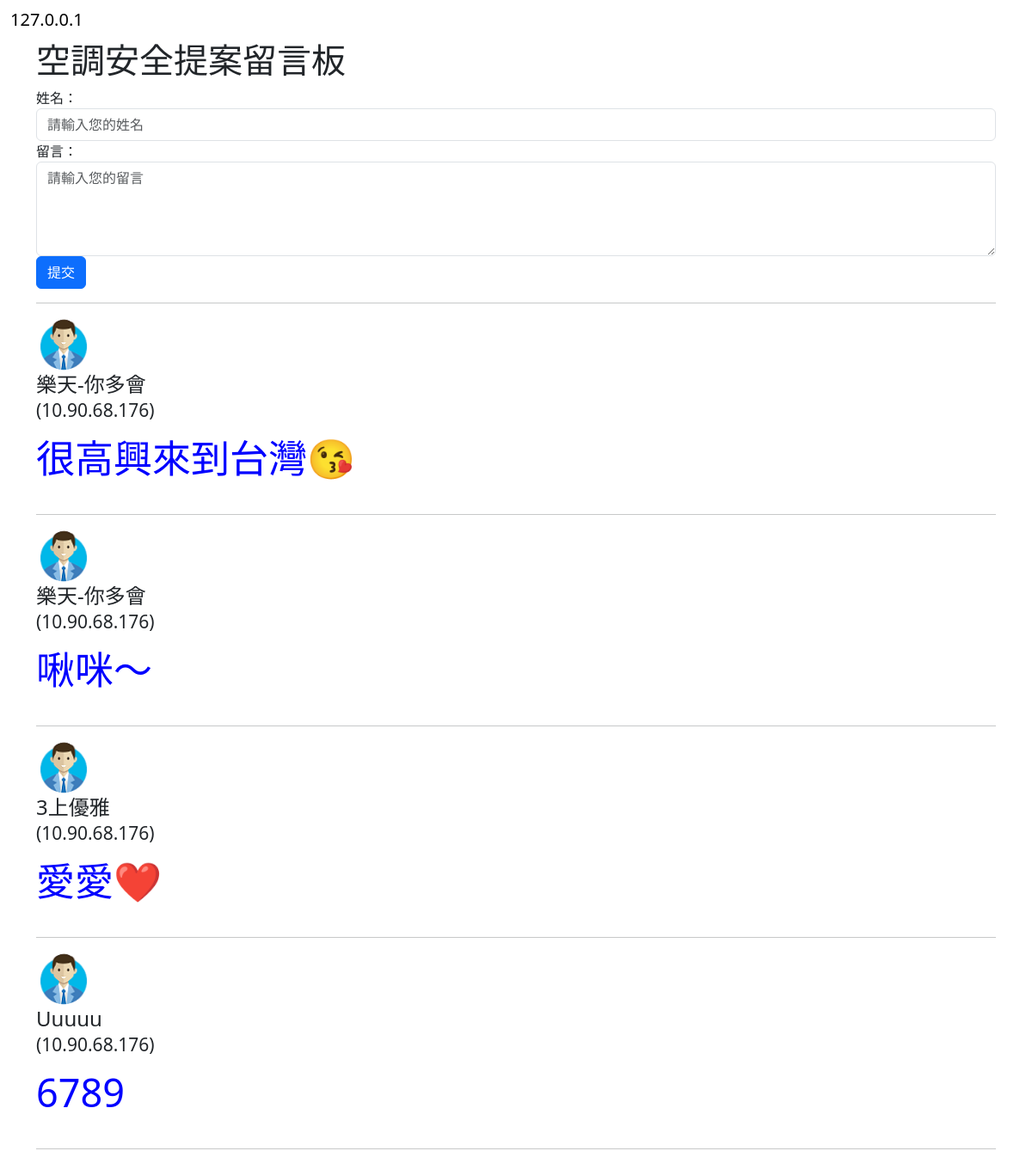
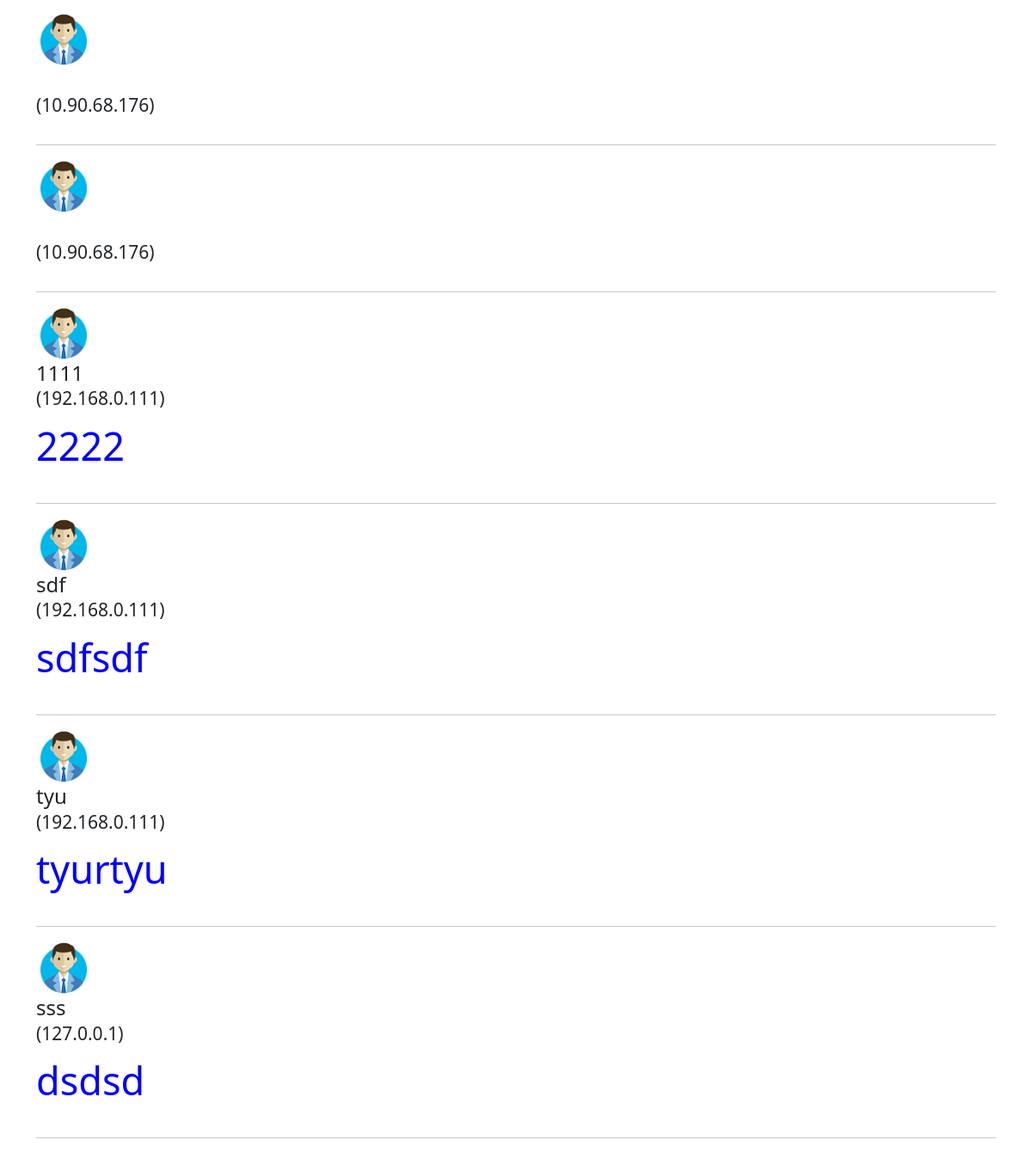
The page / on the database its author committed (2 pictures, top to bottom).
### tables this page shows
CREATE TABLE messages
                 (id INTEGER PRIMARY KEY AUTOINCREMENT,
                  name TEXT,
                  message TEXT,
                  ip_address TEXT);

### badapp.py (the view)
@app.route('/')
def index():
    log_ip(request.remote_addr)
    conn = sqlite3.connect(DATABASE)
    c = conn.cursor()
    c.execute("SELECT * FROM messages ORDER BY id DESC")
    messages = c.fetchall()
    conn.close()
    return render_template('index.html', messages=messages)

### badapp.py (called while the page is built)
def log_ip(ip):
    now = datetime.datetime.now()
    timestamp = now.strftime("%Y-%m-%d %H:%M:%S")
    log_string = f"{timestamp} - {ip}\n"
    with open("logs.txt", "a") as f:
        f.write(log_string)

### templates/index.html
{% extends 'base.html' %}
{% block content %}
    <div class="page-header">
        <h1>空調安全提案留言板</h1>
    </div>
    <div class="row">
        <div class="col-md-12">
            <form method="post" action="{{ url_for('add_message') }}">
                <div class="form-group">
                    <label>姓名：</label>
                    <input type="text" class="form-control" name="name" placeholder="請輸入您的姓名">
                </div>
                <div class="form-group">
                    <label>留言：</label>
                    <textarea class="form-control" name="message" rows="4" placeholder="請輸入您的留言"></textarea>
                </div>
                <button type="submit" class="btn btn-primary">提交</button>
            </form>
        </div>
    </div>
    <hr>
    {% for message in messages %}
        <div class="row">
            <div class="col-md-6">
                <div class="media">
                    <div class="media-left">
                        <img src="/static/avatar.png" alt="Avatar" width="64" height="64">
                    </div>
                    <div class="media-body">
                        <h4 class="media-heading">{{ message[1] }}<small><br>({{ message[3] }})</small></h4>
                        <p style="color: blue; font-size: 45px">{{ message[2] }}</p>
                    </div>
                </div>
            </div>
        </div>
        <hr>
    {% endfor %}
{% endblock %}

### templates/base.html (shortened to what this page needs)
<!DOCTYPE html>
<html>
<head>
    <link rel="stylesheet" href="{{ url_for('static', filename='bootstrap.min.css') }}">
</head>
<body>
    <nav class="navbar navbar-default">
        <div class="container-fluid">
            <div class="navbar-header">
                <a class="navbar-brand" href="#">{{ request.remote_addr }}</a>
            </div>
        </div>
    </nav>
    <div class="container">
        {% block content %}{% endblock %}
    </div>
</body>
</html>

### rows shown on the page
messages: name "樂天-你多會", ip_address "10.90.68.176", message "很高興來到台灣😘"
messages: name "樂天-你多會", ip_address "10.90.68.176", message "啾咪～"
messages: name "3上優雅", ip_address "10.90.68.176", message "愛愛❤️"
messages: name "Uuuuu", ip_address "10.90.68.176", message "6789"
messages: ip_address "10.90.68.176"
messages: ip_address "10.90.68.176"
messages: name "1111", ip_address "192.168.0.111", message "2222"
messages: name "sdf", ip_address "192.168.0.111", message "sdfsdf"
messages: name "tyu", ip_address "192.168.0.111", message "tyurtyu"
messages: name "sss", ip_address "127.0.0.1", message "dsdsd"

### other values the page prints
{{ request.remote_addr }} "127.0.0.1"
